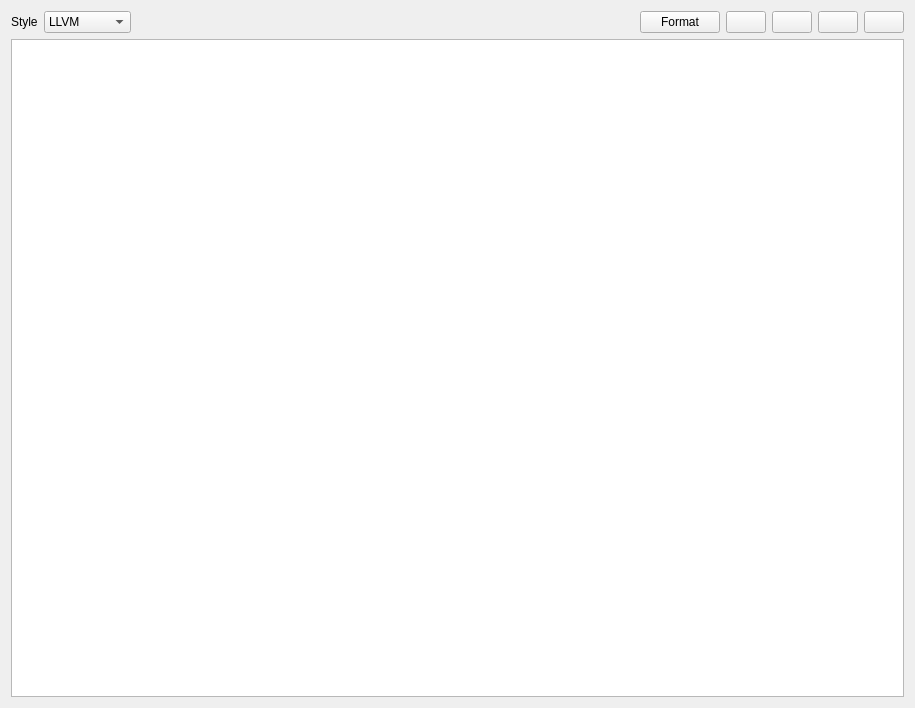
<?xml version="1.0" encoding="UTF-8"?>
<ui version="4.0">
 <class>TableGenFormatterWidget</class>
 <widget class="QWidget" name="TableGenFormatterWidget">
  <property name="geometry">
   <rect>
    <x>0</x>
    <y>0</y>
    <width>915</width>
    <height>708</height>
   </rect>
  </property>
  <property name="windowTitle">
   <string>Form</string>
  </property>
  <property name="locale">
   <locale language="English" country="UnitedStates"/>
  </property>
  <layout class="QVBoxLayout" name="verticalLayout">
   <item>
    <layout class="QHBoxLayout" name="horizontalLayout">
     <item>
      <widget class="QLabel" name="label">
       <property name="text">
        <string>Style</string>
       </property>
      </widget>
     </item>
     <item>
      <widget class="QComboBox" name="styleComboBox">
       <item>
        <property name="text">
         <string>LLVM</string>
        </property>
       </item>
       <item>
        <property name="text">
         <string>GNU</string>
        </property>
       </item>
       <item>
        <property name="text">
         <string>Google</string>
        </property>
       </item>
       <item>
        <property name="text">
         <string>Chromium</string>
        </property>
       </item>
       <item>
        <property name="text">
         <string>Microsoft</string>
        </property>
       </item>
       <item>
        <property name="text">
         <string>Mozilla</string>
        </property>
       </item>
       <item>
        <property name="text">
         <string>WebKit</string>
        </property>
       </item>
       <item>
        <property name="text">
         <string>File</string>
        </property>
       </item>
      </widget>
     </item>
     <item>
      <spacer name="horizontalSpacer">
       <property name="orientation">
        <enum>Qt::Orientation::Horizontal</enum>
       </property>
       <property name="sizeHint" stdset="0">
        <size>
         <width>40</width>
         <height>20</height>
        </size>
       </property>
      </spacer>
     </item>
     <item>
      <widget class="QPushButton" name="formatButton">
       <property name="text">
        <string>Format</string>
       </property>
      </widget>
     </item>
     <item>
      <widget class="QPushButton" name="openButton">
       <property name="toolTip">
        <string>Open</string>
       </property>
       <property name="text">
        <string/>
       </property>
       <property name="icon">
        <iconset theme="QIcon::ThemeIcon::DocumentOpen"/>
       </property>
      </widget>
     </item>
     <item>
      <widget class="QPushButton" name="copyButton">
       <property name="toolTip">
        <string>Copy</string>
       </property>
       <property name="text">
        <string/>
       </property>
       <property name="icon">
        <iconset theme="QIcon::ThemeIcon::EditCopy"/>
       </property>
      </widget>
     </item>
     <item>
      <widget class="QPushButton" name="pasteButton">
       <property name="toolTip">
        <string>Paste</string>
       </property>
       <property name="text">
        <string/>
       </property>
       <property name="icon">
        <iconset theme="QIcon::ThemeIcon::EditPaste"/>
       </property>
      </widget>
     </item>
     <item>
      <widget class="QPushButton" name="clearButton">
       <property name="toolTip">
        <string>Clear</string>
       </property>
       <property name="text">
        <string/>
       </property>
       <property name="icon">
        <iconset theme="QIcon::ThemeIcon::EditClear"/>
       </property>
      </widget>
     </item>
    </layout>
   </item>
   <item>
    <widget class="CodeEditor" name="codeEditor"/>
   </item>
  </layout>
 </widget>
 <customwidgets>
  <customwidget>
   <class>CodeEditor</class>
   <extends>QPlainTextEdit</extends>
   <header>editor/codeeditor.h</header>
  </customwidget>
 </customwidgets>
 <resources/>
 <connections/>
</ui>
